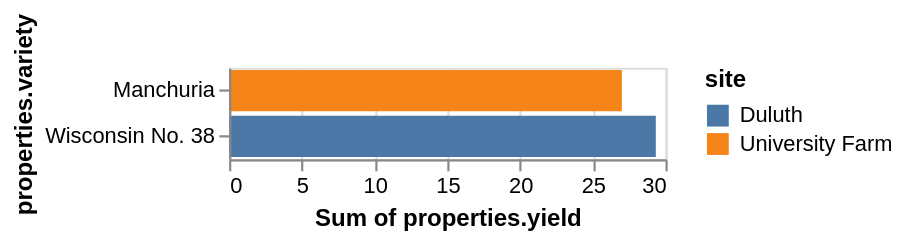

The specification (Vega-Lite) saved for this image:
### Vega specification from a JSON file in a GitHub repository (floating-point values rounded to 4 significant figures)
{"$schema": "https://vega.github.io/schema/vega/v4.json", "autosize": "pad", "padding": 5, "width": 200, "style": "cell", "data": [{"name": "source_0", "values": {"features": [{"properties": {"variety": "Manchuria", "yield": 27, "site": "University Farm"}}, {"properties": {"variety": "Wisconsin No. 38", "yield": 29.33, "site": "Duluth"}}], "type": "FeatureCollection"}, "format": {"type": "json", "property": "features"}}, {"name": "data_0", "source": "source_0", "transform": [{"type": "formula", "expr": "datum[\"properties\"] && datum[\"properties\"][\"variety\"]", "as": "properties.variety"}, {"type": "formula", "expr": "toNumber(datum[\"properties\"] && datum[\"properties\"][\"yield\"])", "as": "properties.yield"}, {"type": "formula", "expr": "datum[\"properties\"] && datum[\"properties\"][\"site\"]", "as": "properties.site"}, {"type": "aggregate", "groupby": ["properties\\.variety", "properties\\.site"], "ops": ["sum"], "fields": ["properties\\.yield"], "as": ["sum_properties.yield"]}, {"type": "stack", "groupby": ["properties\\.variety"], "field": "sum_properties\\.yield", "sort": {"field": ["properties\\.site"], "order": ["descending"]}, "as": ["sum_properties.yield_start", "sum_properties.yield_end"], "offset": "zero"}]}], "signals": [{"name": "y_step", "value": 21}, {"name": "height", "update": "bandspace(domain('y').length, 0.1, 0.05) * y_step"}], "marks": [{"name": "marks", "type": "rect", "style": ["bar"], "from": {"data": "data_0"}, "encode": {"update": {"fill": {"scale": "color", "field": "properties\\.site"}, "tooltip": {"signal": "{\"Sum of properties.yield\": format(datum[\"sum_properties.yield\"], \"\"), \"properties.variety\": ''+datum[\"properties.variety\"], \"site\": ''+datum[\"properties.site\"]}"}, "x": {"scale": "x", "field": "sum_properties\\.yield_end"}, "x2": {"scale": "x", "field": "sum_properties\\.yield_start"}, "y": {"scale": "y", "field": "properties\\.variety"}, "height": {"scale": "y", "band": true}}}}], "scales": [{"name": "x", "type": "linear", "domain": {"data": "data_0", "fields": ["sum_properties\\.yield_start", "sum_properties\\.yield_end"]}, "range": [0, {"signal": "width"}], "nice": true, "zero": true}, {"name": "y", "type": "band", "domain": {"data": "data_0", "field": "properties\\.variety", "sort": true}, "range": {"step": {"signal": "y_step"}}, "paddingInner": 0.1, "paddingOuter": 0.05}, {"name": "color", "type": "ordinal", "domain": {"data": "data_0", "field": "properties\\.site", "sort": true}, "range": "category"}], "axes": [{"scale": "x", "orient": "bottom", "grid": false, "title": "Sum of properties.yield", "labelFlush": true, "labelOverlap": true, "tickCount": {"signal": "ceil(width/40)"}, "zindex": 1}, {"scale": "x", "orient": "bottom", "grid": true, "gridScale": "y", "tickCount": {"signal": "ceil(width/40)"}, "domain": false, "labels": false, "maxExtent": 0, "minExtent": 0, "ticks": false, "zindex": 0}, {"scale": "y", "orient": "left", "grid": false, "title": "properties.variety", "zindex": 1}], "legends": [{"title": "site", "fill": "color", "encode": {"symbols": {"update": {"shape": {"value": "square"}}}}}], "config": {"axisY": {"minExtent": 30}}}
